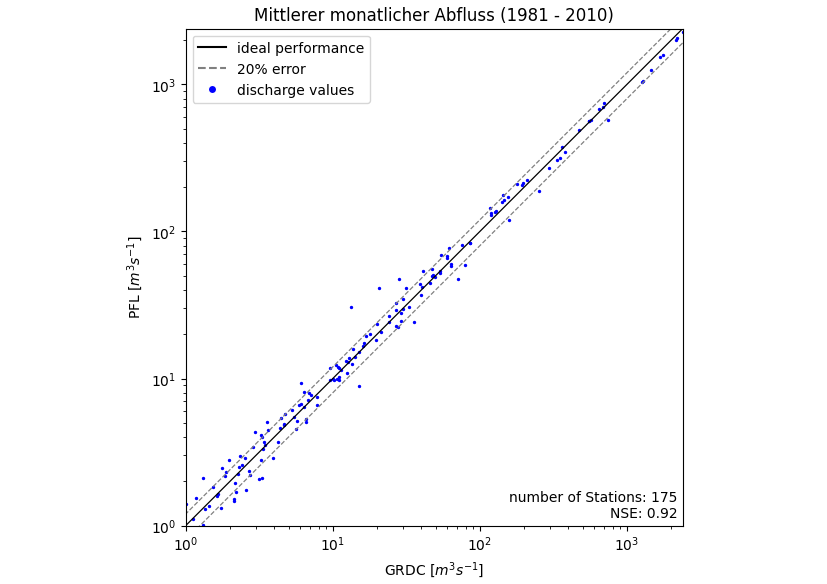

Recreate this plot in Python.
import numpy as np
import netCDF4 as nc
import matplotlib as mpl
import matplotlib.pyplot as plt
from matplotlib.lines import Line2D
import matplotlib.patches as mpatches
import datetime

import sys
import glob

import sloth
import sloth.ParFlow_IO as pio

def calc_NSE(Qm, Qo, norm=False):
    Qom = Qo.mean()
    NSE = 1 - (np.abs(Qm-Qo)).sum() / (np.abs(Qo-Qom)).sum()
    #NSE = 1 - ((Qm-Qo)**2).sum() / ((Qo-Qom)**2).sum()
    if norm:
        NSE = 1. / (2.-NSE)

    return NSE

PFL_data  = np.load('./PFL_scatterValidation_1981-2010.npy')
GRDC_data = np.load('./GRDC_scatterValidation_1981-2010.npy')
NSE = calc_NSE(Qm=PFL_data, Qo=GRDC_data)
axmaxlim = max(np.max(PFL_data), np.max(GRDC_data))
xValues = np.arange(axmaxlim)
mainDiagValues  = 1.  * xValues + 0
lowerDiagValues = 0.8 * xValues + 0
upperDiagValues = 1.2 * xValues + 0

fig   = plt.figure(facecolor='w', edgecolor='k')
fig.set_size_inches(8.27,11.69/2.) # A4 / 2

ax = fig.add_axes([0.1,0.1,0.85,0.85])
ax.set_aspect(1)

ax.set_title(f'Mittlerer monatlicher Abfluss (1981 - 2010)')

ax.scatter(GRDC_data, PFL_data, s=2, color='blue')
ax.plot(mainDiagValues, color='black', linewidth=0.9)
ax.plot(lowerDiagValues, color='gray', linewidth=0.9, linestyle='--')
ax.plot(upperDiagValues, color='gray', linewidth=0.9, linestyle='--')

ax.set_xlabel(r'GRDC [$m^{3} s^{-1}$]')
ax.set_xlim([1,axmaxlim])
ax.set_xscale('log')
ax.set_ylabel(r'PFL [$m^{3} s^{-1}$]')
ax.set_ylim([1,axmaxlim])
ax.set_yscale('log')

infoStr = [f'number of Stations: {GRDC_data.shape[0]}',
        f'NSE: {NSE:0.2f}']
infoStr = '\n'.join(infoStr)
ax.text(0.99, 0.01, infoStr, transform=ax.transAxes, 
        verticalalignment='bottom', horizontalalignment='right')

idealPerformance = Line2D([0], [0], label='ideal performance', color='black')
error20p         = Line2D([0], [0], label='20% error', linestyle='--', color='gray')
discharge        = Line2D(range(1), range(1), label='discharge values',
        color="white", marker='o', markerfacecolor="blue")
ax.legend(handles=[idealPerformance, error20p, discharge])

fig.savefig(f'./ScatterValidation.png')
